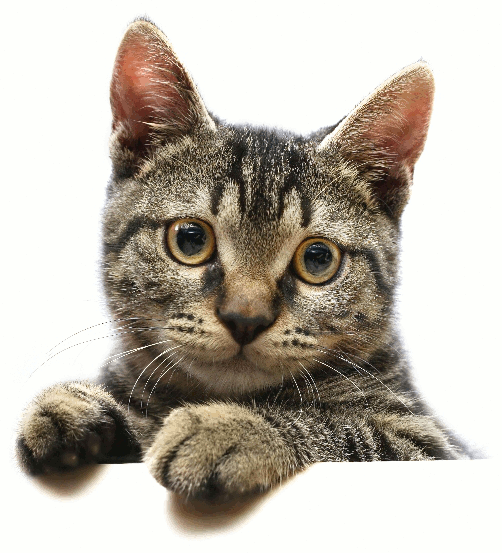
#> input picture CV/openCVcrashCour/Photos/cat_1.png, 502 x 553 px
$ python masking.py
#> lines starting #> are read from the running program, lines starting #| are printed output that depends on the picture; after the words box and inside, x2 and y2 are one past the last pixel; in counts of white or black regions, pixels touching at a corner belong together
import cv2 as cv
import numpy as np

""" Masking allows us to focus on certain part of an image that we like ...."""
img = cv.imread('Photos/cat_1.png')
#> img is the input picture: shape (553, 502, 3); mean B, G, R 173.2, 183.7, 190.6


# ################################# now lets create a circle then will merge it with the real img

black_img = np.zeros((img.shape[:2]), dtype='uint8')

circle = cv.circle(
    black_img, (img.shape[1] // 2, img.shape[0] // 2), 100, 255,  -1)
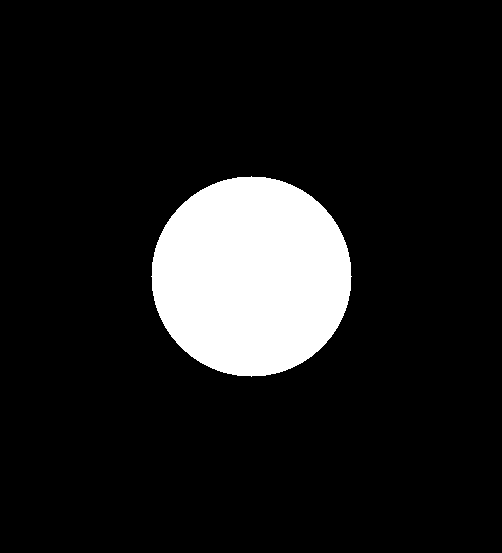
#> black_img: shape (553, 502); 11.3% white; 1 white region, box (x1, y1, x2, y2) and area: (151, 176, 352, 377) 31417
cv.imshow('circle', circle)

# ##### Bitwise_AND  ##### only intersecting region
masked_img = cv.bitwise_and(img, img, mask=circle)
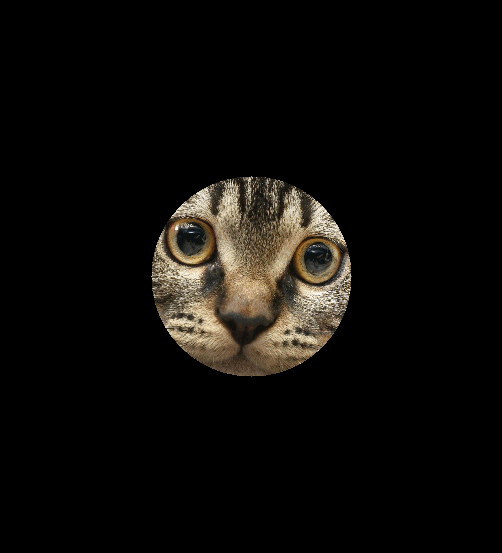
#> masked_img: shape (553, 502, 3); mean B, G, R 9.4, 12, 13.8
cv.imshow('masked_img', masked_img)


cv.waitKey(0)
cv.destroyAllWindows()

$ run again, with CV/openCVcrashCour/Photos/barcelona_players_1.jpeg saved as CV/openCVcrashCour/Photos/cat_1.png
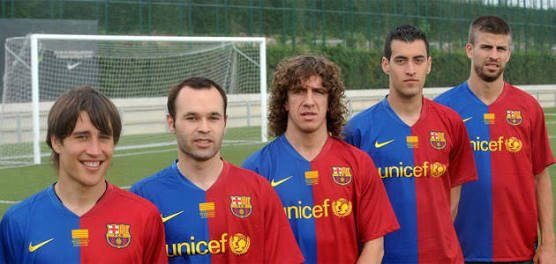
#> input picture CV/openCVcrashCour/Photos/barcelona_players_1.jpeg, 556 x 264 px
#> img is the input picture: shape (264, 556, 3); mean B, G, R 94.8, 93.2, 122.6
#> `circle = cv.circle( black_img, (img.shape[1] // 2, img.shape[0] // 2),..`:
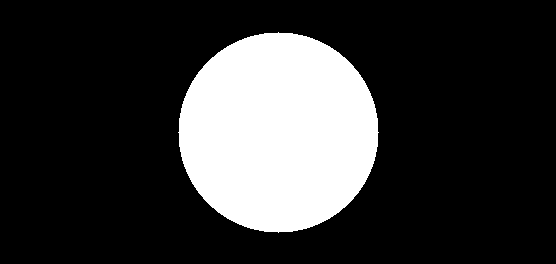
#> black_img: shape (264, 556); 21.4% white; 1 white region, box (x1, y1, x2, y2) and area: (178, 32, 379, 233) 31417
#> `masked_img = cv.bitwise_and(img, img, mask=circle)`:
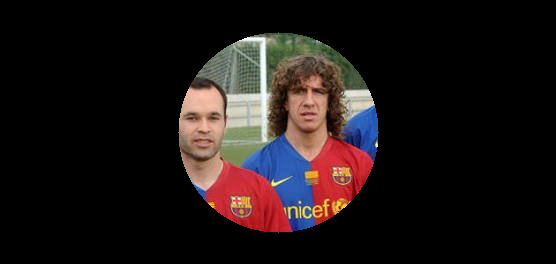
#> masked_img: shape (264, 556, 3); mean B, G, R 21.5, 22, 29.7
